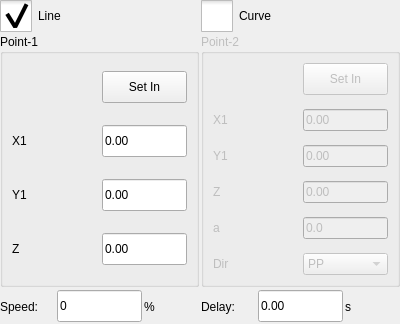
<?xml version="1.0" encoding="UTF-8"?>
<ui version="4.0">
 <class>ICCurveEditor</class>
 <widget class="QWidget" name="ICCurveEditor">
  <property name="geometry">
   <rect>
    <x>0</x>
    <y>0</y>
    <width>400</width>
    <height>324</height>
   </rect>
  </property>
  <property name="windowTitle">
   <string>Form</string>
  </property>
  <layout class="QVBoxLayout" name="verticalLayout">
   <property name="spacing">
    <number>2</number>
   </property>
   <property name="leftMargin">
    <number>0</number>
   </property>
   <property name="topMargin">
    <number>0</number>
   </property>
   <property name="rightMargin">
    <number>0</number>
   </property>
   <property name="bottomMargin">
    <number>0</number>
   </property>
   <item>
    <layout class="QHBoxLayout" name="horizontalLayout">
     <item>
      <widget class="QCheckBox" name="lineButton">
       <property name="styleSheet">
        <string notr="true">::indicator {
     width: 32px;
     height: 32px;
 }

::indicator:unchecked 
{
     image: url(:/resource/check_unchecked.png);
 }
::indicator:checked 
{
     image: url(:/resource/check_checked.png);
 }

::indicator:checked:disabled
{
 image: url(:/resource/check_checked_disable.png);
}

::indicator:unchecked:disabled
{
 image: url(:/resource/check_unchecked_disable.png);
}</string>
       </property>
       <property name="text">
        <string>Line</string>
       </property>
       <property name="checkable">
        <bool>true</bool>
       </property>
       <property name="checked">
        <bool>true</bool>
       </property>
       <attribute name="buttonGroup">
        <string notr="true">buttonGroup</string>
       </attribute>
      </widget>
     </item>
     <item>
      <widget class="QCheckBox" name="curveButton">
       <property name="styleSheet">
        <string notr="true">::indicator {
     width: 32px;
     height: 32px;
 }

::indicator:unchecked 
{
     image: url(:/resource/check_unchecked.png);
 }
::indicator:checked 
{
     image: url(:/resource/check_checked.png);
 }

::indicator:checked:disabled
{
 image: url(:/resource/check_checked_disable.png);
}

::indicator:unchecked:disabled
{
 image: url(:/resource/check_unchecked_disable.png);
}</string>
       </property>
       <property name="text">
        <string>Curve</string>
       </property>
       <property name="checkable">
        <bool>true</bool>
       </property>
       <attribute name="buttonGroup">
        <string notr="true">buttonGroup</string>
       </attribute>
      </widget>
     </item>
    </layout>
   </item>
   <item>
    <layout class="QHBoxLayout" name="horizontalLayout_3">
     <item>
      <widget class="QGroupBox" name="point1Group">
       <property name="title">
        <string>Point-1</string>
       </property>
       <layout class="QGridLayout" name="gridLayout_2">
        <property name="verticalSpacing">
         <number>14</number>
        </property>
        <item row="3" column="0">
         <widget class="QLabel" name="label_7">
          <property name="text">
           <string>Z</string>
          </property>
         </widget>
        </item>
        <item row="1" column="0">
         <widget class="QLabel" name="label_5">
          <property name="text">
           <string>X1</string>
          </property>
         </widget>
        </item>
        <item row="2" column="1">
         <widget class="ICLineEditWithVirtualNumericKeypad" name="y1PosLineEdit">
          <property name="minimumSize">
           <size>
            <width>85</width>
            <height>0</height>
           </size>
          </property>
          <property name="maximumSize">
           <size>
            <width>85</width>
            <height>32</height>
           </size>
          </property>
          <property name="text">
           <string notr="true">0.00</string>
          </property>
         </widget>
        </item>
        <item row="3" column="1">
         <widget class="ICLineEditWithVirtualNumericKeypad" name="zPosLineEdit">
          <property name="minimumSize">
           <size>
            <width>85</width>
            <height>0</height>
           </size>
          </property>
          <property name="maximumSize">
           <size>
            <width>85</width>
            <height>32</height>
           </size>
          </property>
          <property name="text">
           <string notr="true">0.00</string>
          </property>
         </widget>
        </item>
        <item row="2" column="0">
         <widget class="QLabel" name="label_6">
          <property name="text">
           <string>Y1</string>
          </property>
         </widget>
        </item>
        <item row="1" column="1">
         <widget class="ICLineEditWithVirtualNumericKeypad" name="x1PosLineEdit">
          <property name="minimumSize">
           <size>
            <width>85</width>
            <height>0</height>
           </size>
          </property>
          <property name="maximumSize">
           <size>
            <width>85</width>
            <height>32</height>
           </size>
          </property>
          <property name="text">
           <string notr="true">0.00</string>
          </property>
         </widget>
        </item>
        <item row="0" column="1">
         <widget class="QPushButton" name="setInPoint1">
          <property name="minimumSize">
           <size>
            <width>0</width>
            <height>32</height>
           </size>
          </property>
          <property name="maximumSize">
           <size>
            <width>120</width>
            <height>16777215</height>
           </size>
          </property>
          <property name="text">
           <string>Set In</string>
          </property>
         </widget>
        </item>
       </layout>
      </widget>
     </item>
     <item>
      <widget class="QGroupBox" name="point2Group">
       <property name="enabled">
        <bool>false</bool>
       </property>
       <property name="title">
        <string>Point-2</string>
       </property>
       <layout class="QGridLayout" name="gridLayout">
        <property name="verticalSpacing">
         <number>14</number>
        </property>
        <item row="1" column="0">
         <widget class="QLabel" name="label_8">
          <property name="text">
           <string>X1</string>
          </property>
         </widget>
        </item>
        <item row="3" column="2">
         <widget class="ICLineEditWithVirtualNumericKeypad" name="zPosLineEdit_2">
          <property name="minimumSize">
           <size>
            <width>85</width>
            <height>0</height>
           </size>
          </property>
          <property name="maximumSize">
           <size>
            <width>85</width>
            <height>32</height>
           </size>
          </property>
          <property name="text">
           <string notr="true">0.00</string>
          </property>
         </widget>
        </item>
        <item row="4" column="2">
         <widget class="ICLineEditWithVirtualNumericKeypad" name="angleLineEdit">
          <property name="minimumSize">
           <size>
            <width>85</width>
            <height>0</height>
           </size>
          </property>
          <property name="maximumSize">
           <size>
            <width>85</width>
            <height>32</height>
           </size>
          </property>
          <property name="text">
           <string notr="true">0.0</string>
          </property>
         </widget>
        </item>
        <item row="3" column="0">
         <widget class="QLabel" name="label_10">
          <property name="text">
           <string>Z</string>
          </property>
         </widget>
        </item>
        <item row="2" column="0">
         <widget class="QLabel" name="label_9">
          <property name="text">
           <string>Y1</string>
          </property>
         </widget>
        </item>
        <item row="1" column="2">
         <widget class="ICLineEditWithVirtualNumericKeypad" name="x1PosLineEdit_2">
          <property name="minimumSize">
           <size>
            <width>85</width>
            <height>0</height>
           </size>
          </property>
          <property name="maximumSize">
           <size>
            <width>85</width>
            <height>32</height>
           </size>
          </property>
          <property name="text">
           <string notr="true">0.00</string>
          </property>
         </widget>
        </item>
        <item row="0" column="2">
         <widget class="QPushButton" name="setInPoint2">
          <property name="minimumSize">
           <size>
            <width>0</width>
            <height>32</height>
           </size>
          </property>
          <property name="maximumSize">
           <size>
            <width>120</width>
            <height>16777215</height>
           </size>
          </property>
          <property name="text">
           <string>Set In</string>
          </property>
         </widget>
        </item>
        <item row="2" column="2">
         <widget class="ICLineEditWithVirtualNumericKeypad" name="y1PosLineEdit_2">
          <property name="minimumSize">
           <size>
            <width>85</width>
            <height>0</height>
           </size>
          </property>
          <property name="maximumSize">
           <size>
            <width>85</width>
            <height>32</height>
           </size>
          </property>
          <property name="text">
           <string notr="true">0.00</string>
          </property>
         </widget>
        </item>
        <item row="4" column="0">
         <widget class="QLabel" name="label_11">
          <property name="text">
           <string>a</string>
          </property>
         </widget>
        </item>
        <item row="5" column="0">
         <widget class="QLabel" name="label_12">
          <property name="text">
           <string>Dir</string>
          </property>
         </widget>
        </item>
        <item row="5" column="2">
         <widget class="QComboBox" name="dirBox">
          <item>
           <property name="text">
            <string>PP</string>
           </property>
          </item>
          <item>
           <property name="text">
            <string>RP</string>
           </property>
          </item>
         </widget>
        </item>
       </layout>
      </widget>
     </item>
    </layout>
   </item>
   <item>
    <layout class="QHBoxLayout" name="horizontalLayout_2">
     <item>
      <widget class="QLabel" name="label">
       <property name="text">
        <string>Speed:</string>
       </property>
      </widget>
     </item>
     <item>
      <widget class="ICLineEditWithVirtualNumericKeypad" name="speedEdit">
       <property name="minimumSize">
        <size>
         <width>85</width>
         <height>0</height>
        </size>
       </property>
       <property name="maximumSize">
        <size>
         <width>85</width>
         <height>32</height>
        </size>
       </property>
       <property name="text">
        <string notr="true">0</string>
       </property>
      </widget>
     </item>
     <item>
      <widget class="QLabel" name="label_2">
       <property name="text">
        <string>%</string>
       </property>
      </widget>
     </item>
     <item>
      <widget class="QLabel" name="label_3">
       <property name="text">
        <string>Delay:</string>
       </property>
      </widget>
     </item>
     <item>
      <widget class="ICLineEditWithVirtualNumericKeypad" name="delayEdit">
       <property name="minimumSize">
        <size>
         <width>85</width>
         <height>0</height>
        </size>
       </property>
       <property name="maximumSize">
        <size>
         <width>85</width>
         <height>32</height>
        </size>
       </property>
       <property name="text">
        <string notr="true">0.00</string>
       </property>
      </widget>
     </item>
     <item>
      <widget class="QLabel" name="label_4">
       <property name="text">
        <string>s</string>
       </property>
      </widget>
     </item>
    </layout>
   </item>
  </layout>
 </widget>
 <customwidgets>
  <customwidget>
   <class>ICLineEditWithVirtualNumericKeypad</class>
   <extends>QLineEdit</extends>
   <header>iclineeditwithvirtualnumerickeypad.h</header>
  </customwidget>
 </customwidgets>
 <resources/>
 <connections/>
 <buttongroups>
  <buttongroup name="buttonGroup"/>
 </buttongroups>
</ui>
